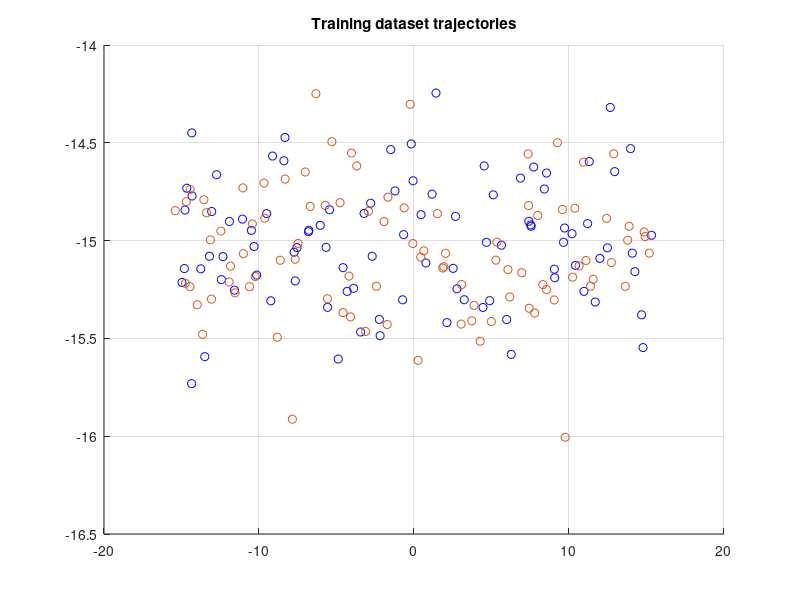

Source code (MATLAB): (Note: this script raises an error after producing the figure.)
%%
%script che serve per stampare le traiettorie da mettere nel report
clc;
close all;
clear all;

load('dataFollower.mat');

figure(1)
hold on
grid on 
title('Training dataset trajectories')
scatter(data.Trajectory(:,1), data.Trajectory(:,2), 'b');

load('dataAttractor.mat');
c = scatter(data.Trajectory(:,1), data.Trajectory(:,2));
c.LineWidth = 0.6;
c.MarkerEdgeColor = 'r';
c.MarkerFaceColor = [1 0 0];

xlabel('x');
ylabel('y');
hold off

